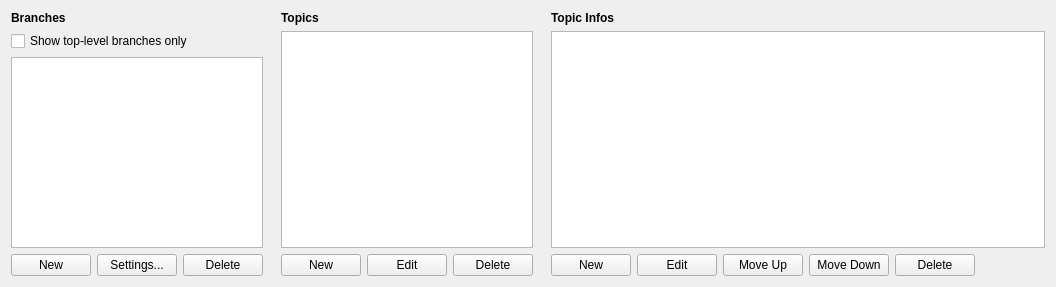
<?xml version="1.0" encoding="UTF-8"?>
<ui version="4.0">
 <class>QuestDialogueTabBody</class>
 <widget class="QWidget" name="QuestDialogueTabBody">
  <property name="geometry">
   <rect>
    <x>0</x>
    <y>0</y>
    <width>1056</width>
    <height>287</height>
   </rect>
  </property>
  <property name="windowTitle">
   <string>Form</string>
  </property>
  <layout class="QHBoxLayout" name="horizontalLayout" stretch="1,0,1,0,3">
   <item>
    <layout class="QVBoxLayout" name="layoutBranch">
     <item>
      <layout class="QGridLayout" name="gridLayout">
       <item row="0" column="0">
        <widget class="QLabel" name="branchHeader">
         <property name="font">
          <font>
           <weight>75</weight>
           <bold>true</bold>
          </font>
         </property>
         <property name="text">
          <string>Branches</string>
         </property>
         <property name="wordWrap">
          <bool>true</bool>
         </property>
        </widget>
       </item>
       <item row="1" column="0">
        <widget class="QCheckBox" name="branchFilterTopLevelOnly">
         <property name="text">
          <string>Show top-level branches only</string>
         </property>
        </widget>
       </item>
      </layout>
     </item>
     <item>
      <widget class="QTableView" name="branches">
       <property name="selectionMode">
        <enum>QAbstractItemView::SingleSelection</enum>
       </property>
       <property name="selectionBehavior">
        <enum>QAbstractItemView::SelectRows</enum>
       </property>
       <property name="horizontalScrollMode">
        <enum>QAbstractItemView::ScrollPerPixel</enum>
       </property>
       <property name="wordWrap">
        <bool>false</bool>
       </property>
       <property name="cornerButtonEnabled">
        <bool>false</bool>
       </property>
       <attribute name="verticalHeaderVisible">
        <bool>false</bool>
       </attribute>
      </widget>
     </item>
     <item>
      <layout class="QHBoxLayout" name="layoutBranchButtons">
       <item>
        <widget class="QPushButton" name="buttonBranchNew">
         <property name="text">
          <string>New</string>
         </property>
        </widget>
       </item>
       <item>
        <widget class="QPushButton" name="buttonBranchEdit">
         <property name="text">
          <string>Settings...</string>
         </property>
        </widget>
       </item>
       <item>
        <widget class="QPushButton" name="buttonBranchDelete">
         <property name="text">
          <string>Delete</string>
         </property>
        </widget>
       </item>
      </layout>
     </item>
    </layout>
   </item>
   <item>
    <spacer name="horizontalSpacer">
     <property name="orientation">
      <enum>Qt::Horizontal</enum>
     </property>
     <property name="sizeType">
      <enum>QSizePolicy::Fixed</enum>
     </property>
     <property name="sizeHint" stdset="0">
      <size>
       <width>12</width>
       <height>20</height>
      </size>
     </property>
    </spacer>
   </item>
   <item>
    <layout class="QVBoxLayout" name="layoutTopic">
     <item>
      <widget class="QLabel" name="topicHeader">
       <property name="font">
        <font>
         <weight>75</weight>
         <bold>true</bold>
        </font>
       </property>
       <property name="text">
        <string>Topics</string>
       </property>
       <property name="wordWrap">
        <bool>true</bool>
       </property>
      </widget>
     </item>
     <item>
      <widget class="QTableView" name="topics">
       <property name="selectionMode">
        <enum>QAbstractItemView::SingleSelection</enum>
       </property>
       <property name="selectionBehavior">
        <enum>QAbstractItemView::SelectRows</enum>
       </property>
       <property name="horizontalScrollMode">
        <enum>QAbstractItemView::ScrollPerPixel</enum>
       </property>
       <property name="wordWrap">
        <bool>false</bool>
       </property>
       <property name="cornerButtonEnabled">
        <bool>false</bool>
       </property>
       <attribute name="verticalHeaderVisible">
        <bool>false</bool>
       </attribute>
      </widget>
     </item>
     <item>
      <layout class="QHBoxLayout" name="layoutTopicButtons">
       <item>
        <widget class="QPushButton" name="buttonTopicNew">
         <property name="text">
          <string>New</string>
         </property>
        </widget>
       </item>
       <item>
        <widget class="QPushButton" name="buttonTopicEdit">
         <property name="text">
          <string>Edit</string>
         </property>
        </widget>
       </item>
       <item>
        <widget class="QPushButton" name="buttonTopicDelete">
         <property name="text">
          <string>Delete</string>
         </property>
        </widget>
       </item>
      </layout>
     </item>
    </layout>
   </item>
   <item>
    <spacer name="horizontalSpacer_2">
     <property name="orientation">
      <enum>Qt::Horizontal</enum>
     </property>
     <property name="sizeType">
      <enum>QSizePolicy::Fixed</enum>
     </property>
     <property name="sizeHint" stdset="0">
      <size>
       <width>12</width>
       <height>20</height>
      </size>
     </property>
    </spacer>
   </item>
   <item>
    <layout class="QVBoxLayout" name="layoutInfo">
     <item>
      <widget class="QLabel" name="infoHeader">
       <property name="font">
        <font>
         <weight>75</weight>
         <bold>true</bold>
        </font>
       </property>
       <property name="text">
        <string>Topic Infos</string>
       </property>
       <property name="wordWrap">
        <bool>true</bool>
       </property>
      </widget>
     </item>
     <item>
      <widget class="QTableView" name="infos">
       <property name="selectionMode">
        <enum>QAbstractItemView::SingleSelection</enum>
       </property>
       <property name="selectionBehavior">
        <enum>QAbstractItemView::SelectRows</enum>
       </property>
       <property name="wordWrap">
        <bool>false</bool>
       </property>
       <property name="cornerButtonEnabled">
        <bool>false</bool>
       </property>
       <attribute name="verticalHeaderVisible">
        <bool>false</bool>
       </attribute>
      </widget>
     </item>
     <item>
      <layout class="QHBoxLayout" name="layoutInfoButtons">
       <item>
        <widget class="QPushButton" name="buttonInfoNew">
         <property name="text">
          <string>New</string>
         </property>
        </widget>
       </item>
       <item>
        <widget class="QPushButton" name="buttonInfoEdit">
         <property name="text">
          <string>Edit</string>
         </property>
        </widget>
       </item>
       <item>
        <widget class="QPushButton" name="buttonInfoMoveUp">
         <property name="text">
          <string>Move Up</string>
         </property>
        </widget>
       </item>
       <item>
        <widget class="QPushButton" name="buttonInfoMoveDown">
         <property name="text">
          <string>Move Down</string>
         </property>
        </widget>
       </item>
       <item>
        <widget class="QPushButton" name="buttonInfoDelete">
         <property name="text">
          <string>Delete</string>
         </property>
        </widget>
       </item>
       <item>
        <spacer name="horizontalSpacer_3">
         <property name="orientation">
          <enum>Qt::Horizontal</enum>
         </property>
         <property name="sizeHint" stdset="0">
          <size>
           <width>40</width>
           <height>20</height>
          </size>
         </property>
        </spacer>
       </item>
      </layout>
     </item>
    </layout>
   </item>
  </layout>
 </widget>
 <tabstops>
  <tabstop>branchFilterTopLevelOnly</tabstop>
  <tabstop>branches</tabstop>
  <tabstop>buttonBranchNew</tabstop>
  <tabstop>buttonBranchEdit</tabstop>
  <tabstop>buttonBranchDelete</tabstop>
  <tabstop>topics</tabstop>
  <tabstop>buttonTopicNew</tabstop>
  <tabstop>buttonTopicEdit</tabstop>
  <tabstop>buttonTopicDelete</tabstop>
  <tabstop>infos</tabstop>
  <tabstop>buttonInfoNew</tabstop>
  <tabstop>buttonInfoEdit</tabstop>
  <tabstop>buttonInfoMoveUp</tabstop>
  <tabstop>buttonInfoMoveDown</tabstop>
  <tabstop>buttonInfoDelete</tabstop>
 </tabstops>
 <resources/>
 <connections/>
</ui>
